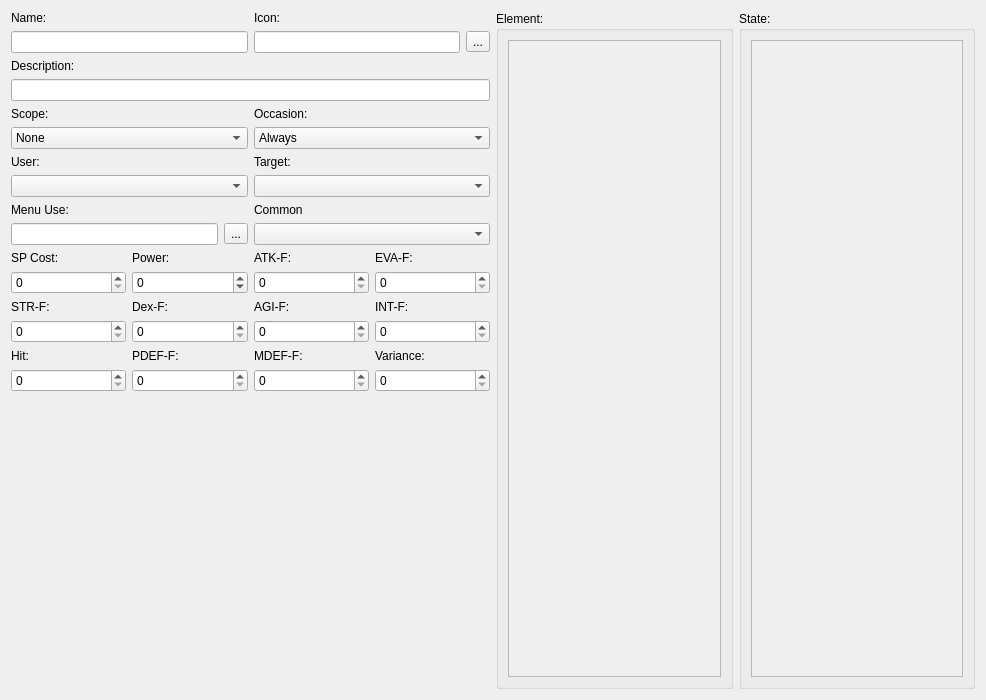
<?xml version="1.0" encoding="UTF-8"?>
<ui version="4.0">
 <class>EditSkills</class>
 <widget class="QWidget" name="EditSkills">
  <property name="geometry">
   <rect>
    <x>0</x>
    <y>0</y>
    <width>986</width>
    <height>700</height>
   </rect>
  </property>
  <property name="windowTitle">
   <string>Form</string>
  </property>
  <layout class="QGridLayout" name="gridLayout_3">
   <item row="0" column="0">
    <layout class="QGridLayout" name="gridLayout_2">
     <item row="8" column="0">
      <widget class="QLabel" name="label_20">
       <property name="text">
        <string>Menu Use:</string>
       </property>
      </widget>
     </item>
     <item row="6" column="0">
      <widget class="QLabel" name="label_18">
       <property name="text">
        <string>User:</string>
       </property>
      </widget>
     </item>
     <item row="7" column="1">
      <widget class="QComboBox" name="combo_target"/>
     </item>
     <item row="5" column="1">
      <widget class="QComboBox" name="combo_occasion">
       <item>
        <property name="text">
         <string>Always</string>
        </property>
       </item>
       <item>
        <property name="text">
         <string>Only in Battle</string>
        </property>
       </item>
       <item>
        <property name="text">
         <string>Only from the Menu</string>
        </property>
       </item>
       <item>
        <property name="text">
         <string>Never</string>
        </property>
       </item>
      </widget>
     </item>
     <item row="7" column="0">
      <widget class="QComboBox" name="combo_user"/>
     </item>
     <item row="0" column="0">
      <widget class="QLabel" name="label_5">
       <property name="text">
        <string>Name:</string>
       </property>
      </widget>
     </item>
     <item row="4" column="0">
      <widget class="QLabel" name="label_16">
       <property name="text">
        <string>Scope:</string>
       </property>
      </widget>
     </item>
     <item row="6" column="1">
      <widget class="QLabel" name="label_19">
       <property name="text">
        <string>Target:</string>
       </property>
      </widget>
     </item>
     <item row="2" column="0" colspan="2">
      <widget class="QLabel" name="label_15">
       <property name="text">
        <string>Description:</string>
       </property>
      </widget>
     </item>
     <item row="4" column="1">
      <widget class="QLabel" name="label_17">
       <property name="text">
        <string>Occasion:</string>
       </property>
      </widget>
     </item>
     <item row="1" column="0">
      <widget class="QLineEdit" name="line_name"/>
     </item>
     <item row="1" column="1">
      <layout class="QHBoxLayout" name="horizontalLayout">
       <item>
        <widget class="QLineEdit" name="line_icon">
         <property name="readOnly">
          <bool>true</bool>
         </property>
        </widget>
       </item>
       <item>
        <widget class="QToolButton" name="button_icon">
         <property name="text">
          <string>...</string>
         </property>
        </widget>
       </item>
      </layout>
     </item>
     <item row="8" column="1">
      <widget class="QLabel" name="label_21">
       <property name="text">
        <string>Common</string>
       </property>
      </widget>
     </item>
     <item row="0" column="1">
      <widget class="QLabel" name="label_6">
       <property name="text">
        <string>Icon:</string>
       </property>
      </widget>
     </item>
     <item row="3" column="0" colspan="2">
      <widget class="QLineEdit" name="line_description"/>
     </item>
     <item row="5" column="0">
      <widget class="QComboBox" name="combo_scope">
       <item>
        <property name="text">
         <string>None</string>
        </property>
       </item>
       <item>
        <property name="text">
         <string>One Enemy</string>
        </property>
       </item>
       <item>
        <property name="text">
         <string>All Enemies</string>
        </property>
       </item>
       <item>
        <property name="text">
         <string>One Ally</string>
        </property>
       </item>
       <item>
        <property name="text">
         <string>All Allies</string>
        </property>
       </item>
       <item>
        <property name="text">
         <string>One Ally (HP 0)</string>
        </property>
       </item>
       <item>
        <property name="text">
         <string>All Allies (HP 0)</string>
        </property>
       </item>
       <item>
        <property name="text">
         <string>The User</string>
        </property>
       </item>
      </widget>
     </item>
     <item row="9" column="0">
      <layout class="QHBoxLayout" name="horizontalLayout_2">
       <item>
        <widget class="QLineEdit" name="line_menu_use">
         <property name="readOnly">
          <bool>true</bool>
         </property>
        </widget>
       </item>
       <item>
        <widget class="QToolButton" name="button_se">
         <property name="text">
          <string>...</string>
         </property>
        </widget>
       </item>
      </layout>
     </item>
     <item row="9" column="1">
      <widget class="QComboBox" name="combo_common"/>
     </item>
    </layout>
   </item>
   <item row="0" column="1" rowspan="2">
    <layout class="QVBoxLayout" name="verticalLayout">
     <item>
      <layout class="QHBoxLayout" name="horizontalLayout_3">
       <item>
        <widget class="QGroupBox" name="groupBox">
         <property name="title">
          <string>Element:</string>
         </property>
         <layout class="QGridLayout" name="gridLayout_4">
          <item row="0" column="0">
           <widget class="QScrollArea" name="scrollArea">
            <property name="widgetResizable">
             <bool>true</bool>
            </property>
            <widget class="QWidget" name="scrollAreaWidgetContents">
             <property name="geometry">
              <rect>
               <x>0</x>
               <y>0</y>
               <width>217</width>
               <height>638</height>
              </rect>
             </property>
             <layout class="QGridLayout" name="gridLayout_7">
              <item row="0" column="0">
               <widget class="CheckBoxList" name="element_widget" native="true"/>
              </item>
             </layout>
            </widget>
           </widget>
          </item>
         </layout>
        </widget>
       </item>
       <item>
        <widget class="QGroupBox" name="groupBox_2">
         <property name="title">
          <string>State:</string>
         </property>
         <layout class="QGridLayout" name="gridLayout_5">
          <item row="0" column="0">
           <widget class="QScrollArea" name="scrollArea_2">
            <property name="widgetResizable">
             <bool>true</bool>
            </property>
            <widget class="QWidget" name="scrollAreaWidgetContents_2">
             <property name="geometry">
              <rect>
               <x>0</x>
               <y>0</y>
               <width>217</width>
               <height>638</height>
              </rect>
             </property>
             <layout class="QGridLayout" name="gridLayout_9">
              <item row="0" column="0">
               <widget class="PlusMinusList" name="state_widget" native="true"/>
              </item>
             </layout>
            </widget>
           </widget>
          </item>
         </layout>
        </widget>
       </item>
      </layout>
     </item>
    </layout>
   </item>
   <item row="1" column="0">
    <layout class="QGridLayout" name="gridLayout">
     <item row="3" column="3">
      <widget class="QSpinBox" name="spin_intf">
       <property name="minimum">
        <number>0</number>
       </property>
       <property name="maximum">
        <number>100</number>
       </property>
      </widget>
     </item>
     <item row="2" column="1">
      <widget class="QLabel" name="label_9">
       <property name="text">
        <string>Dex-F:</string>
       </property>
      </widget>
     </item>
     <item row="3" column="2">
      <widget class="QSpinBox" name="spin_agif">
       <property name="minimum">
        <number>0</number>
       </property>
       <property name="maximum">
        <number>100</number>
       </property>
      </widget>
     </item>
     <item row="3" column="1">
      <widget class="QSpinBox" name="spin_dexf">
       <property name="minimum">
        <number>0</number>
       </property>
       <property name="maximum">
        <number>100</number>
       </property>
      </widget>
     </item>
     <item row="3" column="0">
      <widget class="QSpinBox" name="spin_strf">
       <property name="minimum">
        <number>0</number>
       </property>
       <property name="maximum">
        <number>100</number>
       </property>
      </widget>
     </item>
     <item row="4" column="2">
      <widget class="QLabel" name="label_13">
       <property name="text">
        <string>MDEF-F:</string>
       </property>
      </widget>
     </item>
     <item row="4" column="3">
      <widget class="QLabel" name="label_14">
       <property name="text">
        <string>Variance:</string>
       </property>
      </widget>
     </item>
     <item row="2" column="0">
      <widget class="QLabel" name="label_8">
       <property name="text">
        <string>STR-F:</string>
       </property>
      </widget>
     </item>
     <item row="1" column="1">
      <widget class="QSpinBox" name="spin_power">
       <property name="minimum">
        <number>-9999</number>
       </property>
       <property name="maximum">
        <number>9999</number>
       </property>
      </widget>
     </item>
     <item row="2" column="3">
      <widget class="QLabel" name="label_11">
       <property name="text">
        <string>INT-F:</string>
       </property>
      </widget>
     </item>
     <item row="5" column="3">
      <widget class="QSpinBox" name="spin_variance">
       <property name="minimum">
        <number>0</number>
       </property>
       <property name="maximum">
        <number>100</number>
       </property>
      </widget>
     </item>
     <item row="5" column="0">
      <widget class="QSpinBox" name="spin_hit">
       <property name="minimum">
        <number>0</number>
       </property>
       <property name="maximum">
        <number>100</number>
       </property>
      </widget>
     </item>
     <item row="0" column="3">
      <widget class="QLabel" name="label_4">
       <property name="text">
        <string>EVA-F:</string>
       </property>
      </widget>
     </item>
     <item row="6" column="2">
      <spacer name="verticalSpacer">
       <property name="orientation">
        <enum>Qt::Vertical</enum>
       </property>
       <property name="sizeHint" stdset="0">
        <size>
         <width>20</width>
         <height>40</height>
        </size>
       </property>
      </spacer>
     </item>
     <item row="2" column="2">
      <widget class="QLabel" name="label_10">
       <property name="text">
        <string>AGI-F:</string>
       </property>
      </widget>
     </item>
     <item row="0" column="2">
      <widget class="QLabel" name="label_3">
       <property name="text">
        <string>ATK-F:</string>
       </property>
      </widget>
     </item>
     <item row="4" column="1">
      <widget class="QLabel" name="label_12">
       <property name="text">
        <string>PDEF-F:</string>
       </property>
      </widget>
     </item>
     <item row="1" column="3">
      <widget class="QSpinBox" name="spin_evaf">
       <property name="minimum">
        <number>0</number>
       </property>
       <property name="maximum">
        <number>100</number>
       </property>
      </widget>
     </item>
     <item row="0" column="1">
      <widget class="QLabel" name="label_2">
       <property name="text">
        <string>Power:</string>
       </property>
      </widget>
     </item>
     <item row="1" column="2">
      <widget class="QSpinBox" name="spin_atkf">
       <property name="minimum">
        <number>0</number>
       </property>
       <property name="maximum">
        <number>200</number>
       </property>
      </widget>
     </item>
     <item row="5" column="2">
      <widget class="QSpinBox" name="spin_mdef">
       <property name="minimum">
        <number>0</number>
       </property>
       <property name="maximum">
        <number>100</number>
       </property>
      </widget>
     </item>
     <item row="1" column="0">
      <widget class="QSpinBox" name="spin_price">
       <property name="maximum">
        <number>9999</number>
       </property>
      </widget>
     </item>
     <item row="0" column="0">
      <widget class="QLabel" name="label">
       <property name="text">
        <string>SP Cost:</string>
       </property>
      </widget>
     </item>
     <item row="5" column="1">
      <widget class="QSpinBox" name="spin_pdef">
       <property name="minimum">
        <number>0</number>
       </property>
       <property name="maximum">
        <number>100</number>
       </property>
      </widget>
     </item>
     <item row="4" column="0">
      <widget class="QLabel" name="label_7">
       <property name="text">
        <string>Hit:</string>
       </property>
      </widget>
     </item>
    </layout>
   </item>
  </layout>
 </widget>
 <customwidgets>
  <customwidget>
   <class>CheckBoxList</class>
   <extends>QWidget</extends>
   <header>editors/checkboxlist.h</header>
   <container>1</container>
  </customwidget>
  <customwidget>
   <class>PlusMinusList</class>
   <extends>QWidget</extends>
   <header>editors/plusminuslist.h</header>
   <container>1</container>
  </customwidget>
 </customwidgets>
 <tabstops>
  <tabstop>line_name</tabstop>
  <tabstop>line_icon</tabstop>
  <tabstop>button_icon</tabstop>
  <tabstop>line_description</tabstop>
  <tabstop>combo_scope</tabstop>
  <tabstop>combo_occasion</tabstop>
  <tabstop>combo_user</tabstop>
  <tabstop>combo_target</tabstop>
  <tabstop>line_menu_use</tabstop>
  <tabstop>button_se</tabstop>
  <tabstop>combo_common</tabstop>
  <tabstop>spin_price</tabstop>
  <tabstop>spin_power</tabstop>
  <tabstop>spin_atkf</tabstop>
  <tabstop>spin_evaf</tabstop>
  <tabstop>spin_strf</tabstop>
  <tabstop>spin_dexf</tabstop>
  <tabstop>spin_agif</tabstop>
  <tabstop>spin_intf</tabstop>
  <tabstop>spin_hit</tabstop>
  <tabstop>spin_pdef</tabstop>
  <tabstop>spin_mdef</tabstop>
  <tabstop>spin_variance</tabstop>
  <tabstop>scrollArea</tabstop>
  <tabstop>scrollArea_2</tabstop>
 </tabstops>
 <resources/>
 <connections/>
</ui>
